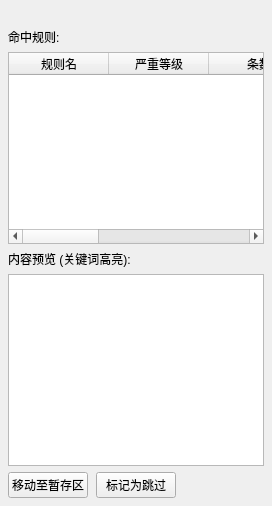
                   <widget class="QFrame" name="detail_nonempty_main">
                    <property name="sizePolicy">
                     <sizepolicy hsizetype="Preferred" vsizetype="Expanding">
                      <horstretch>0</horstretch>
                      <verstretch>0</verstretch>
                     </sizepolicy>
                    </property>
                    <layout class="QVBoxLayout" name="detail_nonempty_main_layout">
                     <property name="spacing">
                      <number>6</number>
                     </property>
                     <property name="leftMargin">
                      <number>8</number>
                     </property>
                     <property name="topMargin">
                      <number>8</number>
                     </property>
                     <property name="rightMargin">
                      <number>8</number>
                     </property>
                     <property name="bottomMargin">
                      <number>8</number>
                     </property>
                     <item>
                      <widget class="QLabel" name="detail_info_label">
                       <property name="textFormat">
                        <enum>Qt::RichText</enum>
                       </property>
                       <property name="wordWrap">
                        <bool>true</bool>
                       </property>
                      </widget>
                     </item>
                     <item>
                      <widget class="QLabel" name="detail_hits_title_label">
                       <property name="text">
                        <string>命中规则:</string>
                       </property>
                      </widget>
                     </item>
                     <item>
                      <widget class="QTableWidget" name="detail_hits_table">
                       <property name="editTriggers">
                        <set>QAbstractItemView::NoEditTriggers</set>
                       </property>
                       <property name="selectionBehavior">
                        <enum>QAbstractItemView::SelectRows</enum>
                       </property>
                       <column>
                        <property name="text">
                         <string>规则名</string>
                        </property>
                       </column>
                       <column>
                        <property name="text">
                         <string>严重等级</string>
                        </property>
                       </column>
                       <column>
                        <property name="text">
                         <string>条数</string>
                        </property>
                       </column>
                       <column>
                        <property name="text">
                         <string>位置数</string>
                        </property>
                       </column>
                       <column>
                        <property name="text">
                         <string>详情</string>
                        </property>
                       </column>
                       <column>
                        <property name="text">
                         <string>描述</string>
                        </property>
                       </column>
                      </widget>
                     </item>
                     <item>
                      <widget class="QLabel" name="detail_preview_title_label">
                       <property name="text">
                        <string>内容预览 (关键词高亮):</string>
                       </property>
                      </widget>
                     </item>
                     <item>
                      <widget class="QTextEdit" name="detail_preview">
                       <property name="readOnly">
                        <bool>true</bool>
                       </property>
                      </widget>
                     </item>
                     <item>
                      <layout class="QHBoxLayout" name="detail_actions_layout">
                       <property name="spacing">
                        <number>8</number>
                       </property>
                       <item>
                        <widget class="QPushButton" name="move_to_staging_btn">
                         <property name="toolTip">
                          <string>将当前文件移动到暂存区目录（可在设置中配置）</string>
                         </property>
                         <property name="text">
                          <string>移动至暂存区</string>
                         </property>
                        </widget>
                       </item>
                       <item>
                        <widget class="QPushButton" name="toggle_skip_btn">
                         <property name="toolTip">
                          <string>标记后后续扫描将直接跳过此文件</string>
                         </property>
                         <property name="text">
                          <string>标记为跳过</string>
                         </property>
                         <property name="checkable">
                          <bool>true</bool>
                         </property>
                        </widget>
                       </item>
                       <item>
                        <spacer name="detail_actions_spacer">
                         <property name="orientation">
                          <enum>Qt::Horizontal</enum>
                         </property>
                         <property name="sizeHint" stdset="0">
                          <size>
                           <width>40</width>
                           <height>20</height>
                          </size>
                         </property>
                        </spacer>
                       </item>
                      </layout>
                     </item>
                    </layout>
                   </widget>
